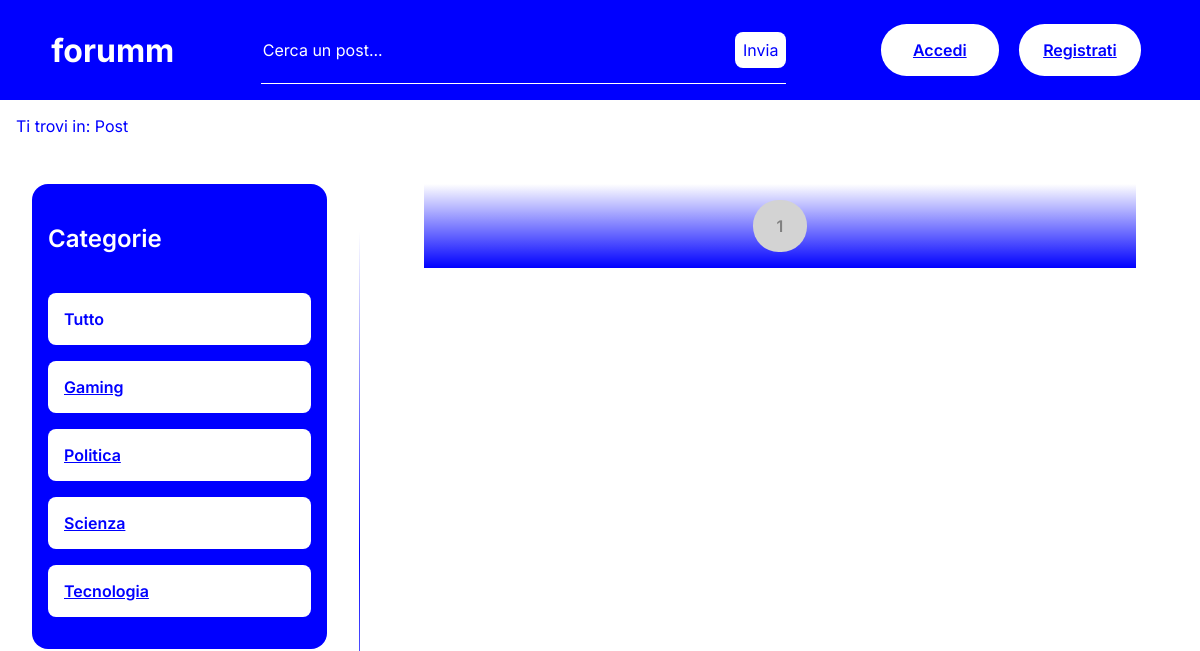
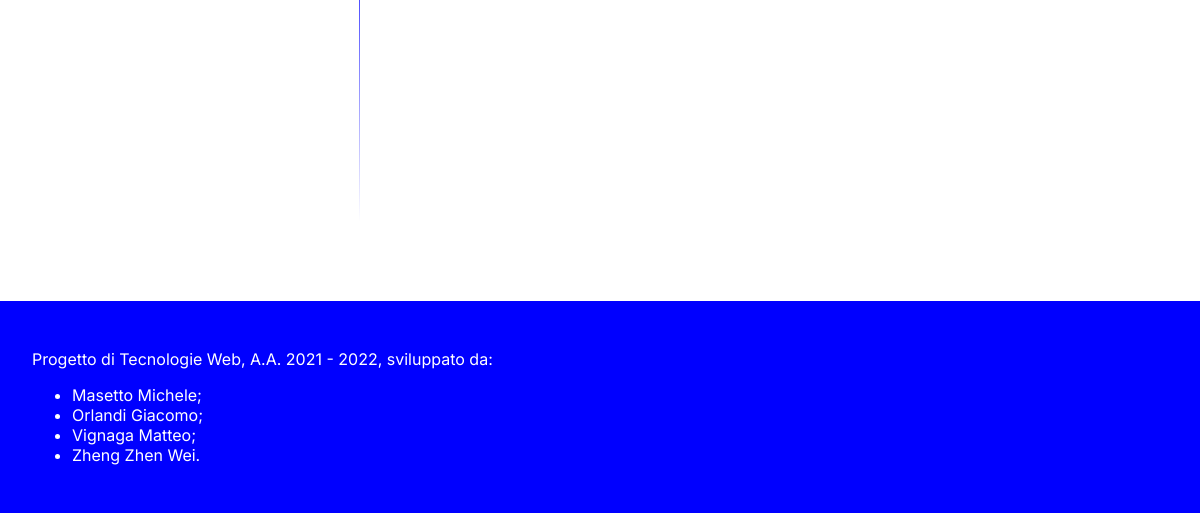
The app's page /, older data (2 pictures, top to bottom).
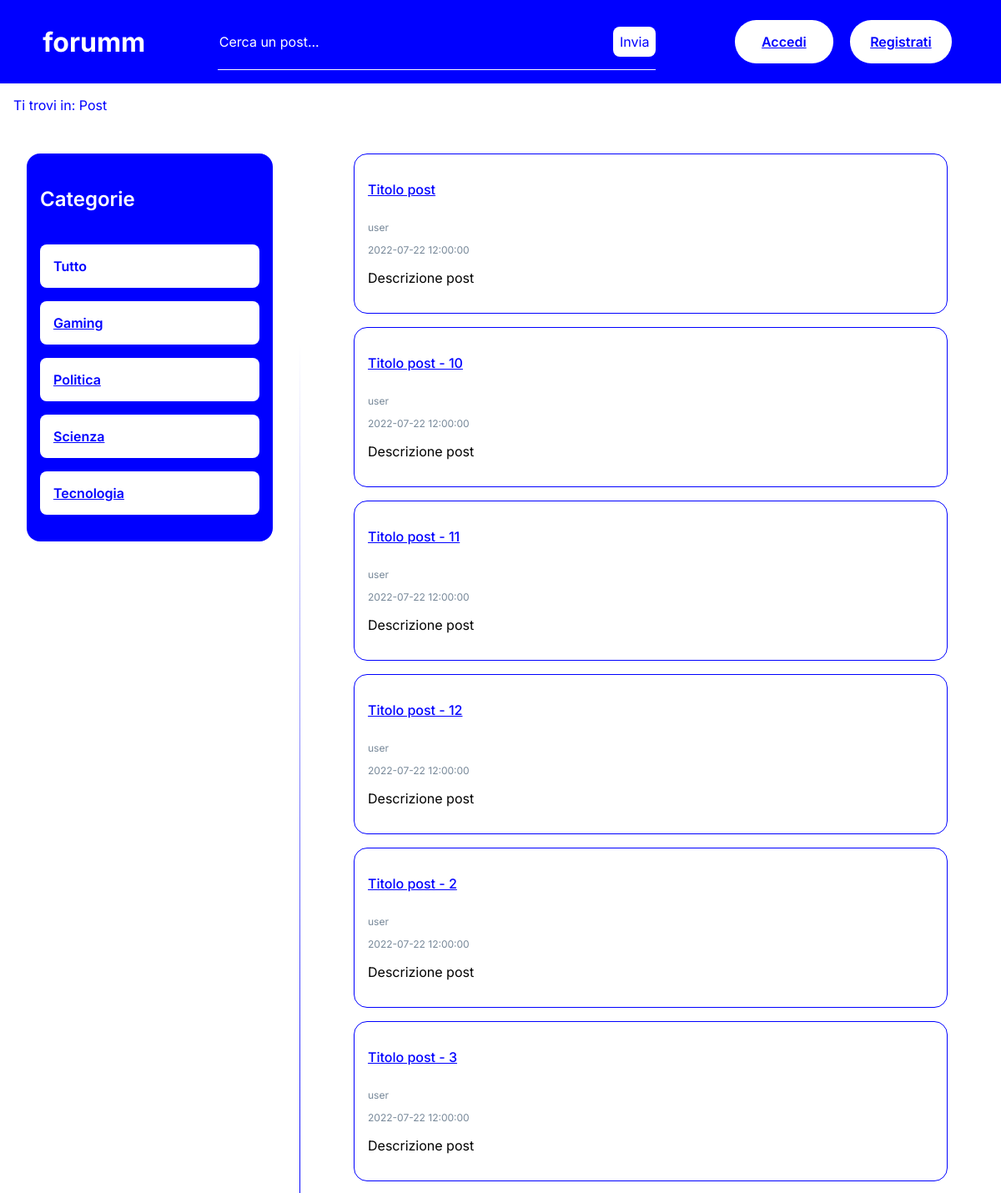
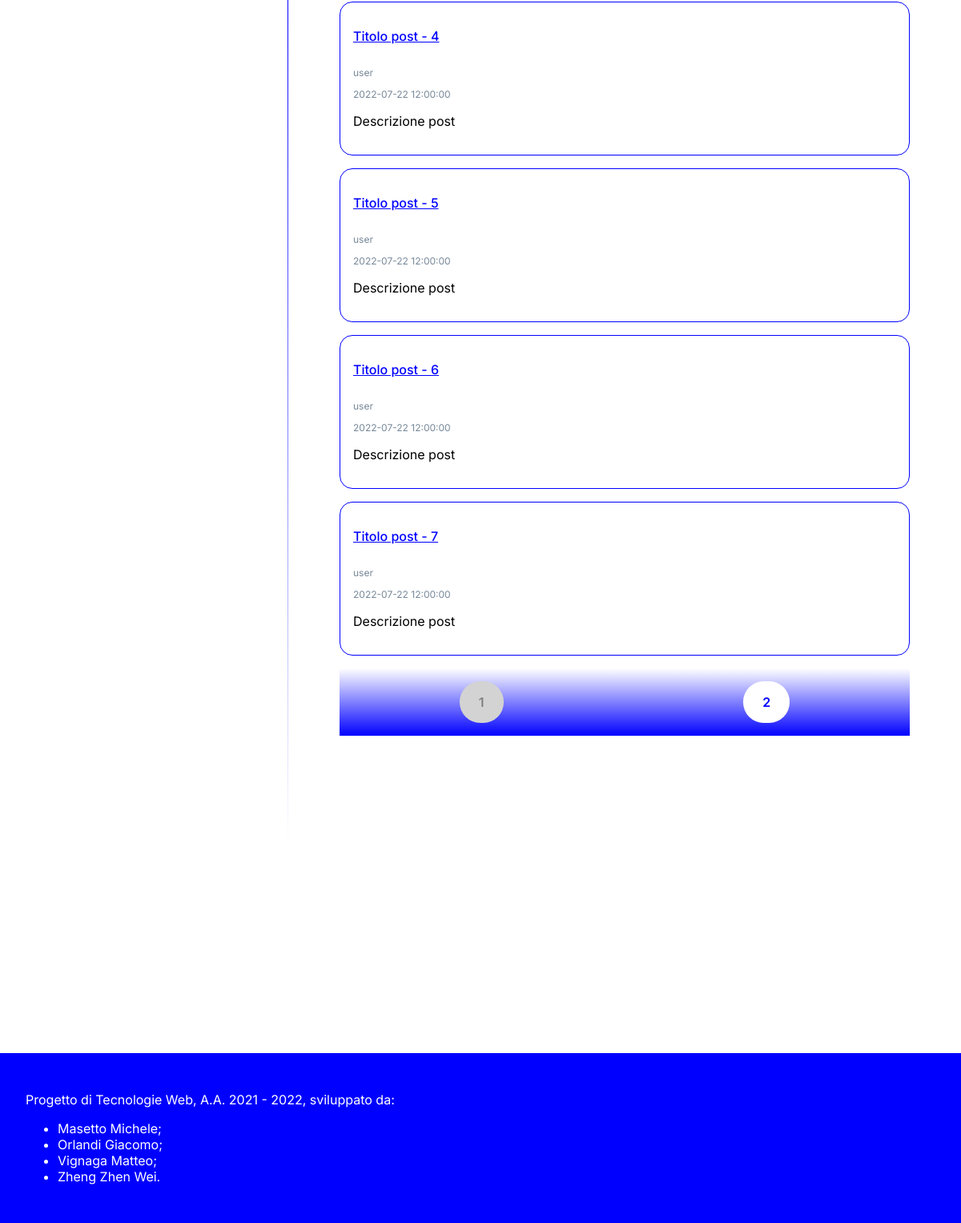
The same page, newer data (2 pictures, top to bottom).
### tables this page shows
CREATE TABLE `POST` (
  `title` varchar(319) NOT NULL,
  `user` varchar(319) NOT NULL,
  `category` varchar(319) NOT NULL,
  `date` timestamp NOT NULL DEFAULT current_timestamp(),
  `description` varchar(319) NOT NULL
);

### utils/dbConnection.php (called while the page is built, shortened)
<?php
class DBAccess {
    private $connection;
    public function openDBConnection() {
        $this->connection = mysqli_connect(
            DBAccess::HOST_DB,
            DBAccess::USERNAME,
            DBAccess::PASSWORD,
            DBAccess::DATABASE_NAME
        );
        if ($this->connection)
            mysqli_query($this->connection, "SET lc_time_names = 'it_IT'");
        return $this->connection;
    }
    private function query($query) {
        $queryResult = mysqli_query($this->connection, $query);
        $result = array();
        while ($row = mysqli_fetch_assoc($queryResult)) {
            $result[] = $row;
        }
        return $result;
    }
    public function getPostByCategory($category) {
        $query = "SELECT * FROM `POST` WHERE `category`='$category'";
        return $this->query($query);
    }
    public function getPostByCategoryByPage($category, $page) {
        $page = ($page - 1) * 10;
        $nextPage = $page + 10;
        $query = "SELECT `P1`.`title`, `P1`.`user`, `P1`.`date`, `P1`.`description`
            FROM (
                SELECT *
                FROM `POST`
                WHERE `category`='$category'
                LIMIT $nextPage
            ) AS `P1` LEFT JOIN (
                SELECT title
                FROM `POST`
                WHERE `category`='$category'
                LIMIT $page
            ) AS `P2` ON `P1`.`title`=`P2`.`title`
            WHERE `P2`.`title` IS NULL";
        return $this->query($query);
    }
}
?>

### utils/utilityFunctions.php (called while the page is built, shortened)
<?php
class UtilityFunctions {
    public static function replace($url, $array) {
        $html = file_get_contents($url);
        return UtilityFunctions::replaceFromHTML($html, $array);
    }
    public static function replaceFromHTML($html, $array) {
        foreach ($array as $key => $value)
            $html = str_replace($key, $value, $html);
        return $html;
    }
}
?>

### index.php (the view, shortened to what this page needs)
<?php
require_once "./utils/dbConnection.php";
require_once "./utils/utilityFunctions.php";
$db = new DBAccess();
$dbConnection = $db->openDBConnection();
$HTMLPost = "";
$HTMLPagination = "";
if ($dbConnection) {
    $category = isset($_GET["category"]) ? mysqli_real_escape_string($dbConnection, $_GET["category"]) : "all";
    $HTMLPagination .= "<input type='text' name='category' value='$category' />";
    $page = isset($_GET["page"]) ? mysqli_real_escape_string($dbConnection, $_GET["page"]) : '1';
    $page = intval($page);
    $post = $db->getPostByCategoryByPage(
        $category !== "all" ? $category : "' OR ''='",
        $page
    );
    foreach ($post as $p) {
        $HTMLPost .= "<div class='post'>
            <h3>
                <a href='commenti/?title={$p["title"]}'>{$p["title"]}</a>
            </h3>
            <p class='author'>{$p["user"]}</p>
            <p class='date'>{$p["date"]}</p>
            <p>{$p["description"]}</p>
        </div>";
    }
    $post = $db->getPostByCategory($category !== "all" ? $category : "' OR ''='");
    for ($pagination = 1; $pagination <= (count($post) / 10) + 1; ++$pagination) {
        $HTMLPagination .= "<input
            type='submit'
            name='page'
            value=$pagination
            class='button'
            ".($pagination === $page ? "disabled='disabled'" : "")."
        />";
    }
}
$loginEffettuato="";
if(isset($_SESSION["isValid"])&&$_SESSION["isValid"])
{
    $loginEffettuato="<div id='logout' class='button'><a href='login/logout.php'>Logout</a></div>
    <div id='elimina' class='button'><a href='./deleteAccount.php'>Elimina Account</a></div>";
}
else
{
$loginEffettuato="<div id=\"login\" class=\"button\">
<a href=\"login/login.php\">Accedi</a>
</div>
<div id=\"signup\" class=\"button\">
<a href=\"login/signup.php\">Registrati</a>
</div>";
}
echo UtilityFunctions::replace(
    "post/post.html",
    ["<post />" => $HTMLPost, "<pages />" => $HTMLPagination,
    "<div id=\"login\" class=\"button\">
            <a href=\"login/login.php\">Accedi</a>
        </div>
        <div id=\"signup\" class=\"button\">
            <a href=\"login/signup.php\">Registrati</a>
        </div>"=>$loginEffettuato]
);
?>

### index.css (style rules this page uses)
* { font-family: 'Inter', sans-serif; font-size: 1em; box-sizing: border-box; border: 0; }
body { margin: 0; }
h1 { font-size: 2em; font-weight: 700; }
h2 { font-size: 1.5em; font-weight: 600; }
h3 { font-size: 1em; font-weight: 500; }
h1, h2, h3 { display: inline-block; margin: 1em 0; }
a { color: blue; }
body { display: grid; grid-template-columns: 30% 70%; grid-template-rows: auto auto 100vh auto; grid-template-areas: "header header" "breadcrumb breadcrumb" "sidebar main" "footer footer"; }
#sidebar, #content, #footer { padding: 2em; }
.button { padding: 1em 1.5em; border-radius: 1.6em; font-weight: 600; color: blue; background-color: white; white-space: nowrap; text-overflow: ellipsis; }
input.button:not(:disabled) { cursor: pointer; }
input:disabled.button { background-color: lightgray; color: gray; }
#header { display: flex; flex-direction: row; flex-wrap: nowrap; justify-content: space-around; row-gap: 1em; column-gap: 1em; grid-area: header; padding: 1em; color: white; background-color: blue; }
#title { display: block; margin: auto 0; }
#title > h1 { margin: 0; }
#search { display: flex; justify-content: space-between; align-items: center; width: 45%; border-bottom: 1px solid white; }
#search-input { background-color: blue; color: white; caret-color: white; }
#search-input::placeholder { color: white; opacity: 1; }
#search-submit { padding: .5em; background-color: white; color: blue; border-radius: .5em; cursor: pointer; }
#login, #signup { display: inline-block; margin: 0.5em; }
#login { padding: 1em 2em; }
#breadcrumb { grid-area: breadcrumb; padding: 0 1em; color: blue; }
#sidebar { grid-area: sidebar; border-image: linear-gradient(white 10%, blue 50%, white 90%) 1 100%; border-right: 1px solid; }
#sidebar > * { margin-bottom: 1em; padding: 1em; border-radius: 1em; }
#categories { color: white; background-color: blue; }
#categories ul { margin: 0; padding: 0; list-style-type: none; color: blue; font-weight: 600; }
#categories li { margin: 1em 0; padding: 1em; border-radius: .5em; background-color: white; }
#categories li * { display: block; overflow: hidden; white-space: nowrap; text-overflow: ellipsis; }
#content { grid-area: main; padding: 2em 4em; }
#content > div { height: 100%; overflow-y: scroll; }
#footer { grid-area: footer; background-color: blue; color: white; }
#signup { color: blue; background-color: white; }

### post/post.css (style rules this page uses)
#post > form { position: sticky; bottom: 0; display: flex; justify-content: space-around; flex-wrap: wrap; background-image: linear-gradient(rgba(0, 0, 255, 0), rgba(0, 0, 255, 1)); }
#pagination > input[type='submit'] { margin: 1em; }
.post { margin-bottom: 1em; padding: 1em; border: 1px solid blue; border-radius: 1em; }
.author, .date { font-size: .75em; color: lightslategray; }

### mini.css (style rules this page uses)
body { display: grid; grid-template-rows: auto auto auto 100vh auto; grid-template-columns: auto; grid-template-areas: "header" "breadcrumb" "sidebar" "main" "footer"; }
#header { flex-wrap: wrap; }
#search { width: 60%; }
#sidebar { border-image: linear-gradient(to left, white 25%, blue 50%, white 75%) 100; border-right: 0; border-bottom: 1px solid; }
#categories li { display: inline-block; width: 19%; text-align: center; }

Row changes from the older to the newer data that the page shows:
added post: title "Titolo post", user "user", date "2022-07-22 12:00:00", description "Descrizione post"
added post: title "Titolo post - 10", user "user", date "2022-07-22 12:00:00", description "Descrizione post"
added post: title "Titolo post - 11", user "user", date "2022-07-22 12:00:00", description "Descrizione post"
added post: title "Titolo post - 12", user "user", date "2022-07-22 12:00:00", description "Descrizione post"
added post: title "Titolo post - 2", user "user", date "2022-07-22 12:00:00", description "Descrizione post"
added post: title "Titolo post - 3", user "user", date "2022-07-22 12:00:00", description "Descrizione post"
added post: title "Titolo post - 4", user "user", date "2022-07-22 12:00:00", description "Descrizione post"
added post: title "Titolo post - 5", user "user", date "2022-07-22 12:00:00", description "Descrizione post"
added post: title "Titolo post - 6", user "user", date "2022-07-22 12:00:00", description "Descrizione post"
added post: title "Titolo post - 7", user "user", date "2022-07-22 12:00:00", description "Descrizione post"
Text that changed along with them:
new list line: "2"
